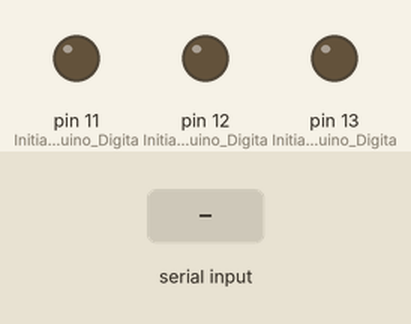
Simulated run of this sketch. Board: Arduino Uno, built with avr-gcc and run on an emulated ATmega328P. Parts: output pins drawn as LEDs (lit = HIGH). Inputs (shaded band) come from the test bench. What the sketch prints to the serial monitor is not drawn.

Above: at 1.2 s.
1.3 s: "1\n" received over Serial
At 1.7 s:
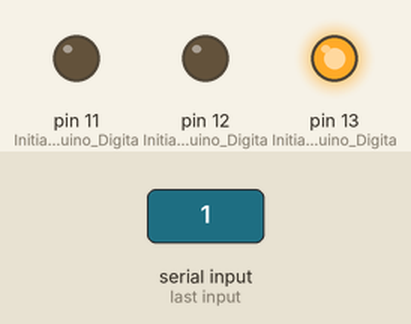
2.8 s: "2\n" received over Serial
At 4.0 s:
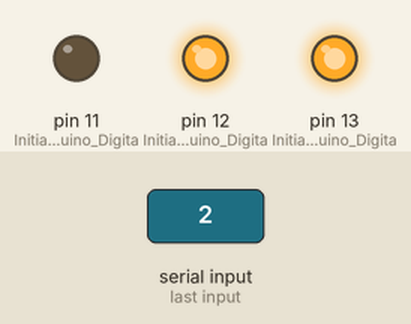
4.3 s: "1\n" received over Serial
At 5.2 s:
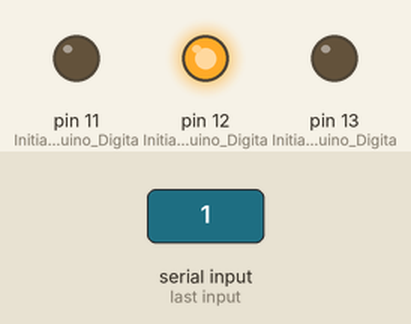
Timing chart, 0 to 7.3 s (numbered marks = the images above; inputs shaded):
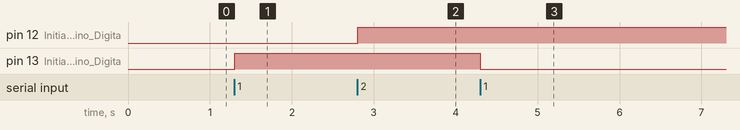

Measured:
- after the input at 1.3 s, pin 13 (Initialize_Arduino_Digita): LOW → HIGH at once
- after the input at 2.8 s, pin 12 (Initialize_Arduino_Digita): LOW → HIGH at once
- after the input at 4.3 s, pin 13 (Initialize_Arduino_Digita): HIGH → LOW at once

The sketch:

led_client.ino
```cpp
//Running LED display: Three LEDs connected to Digital Pin 9, 10 and 11.

int led_read = 0;

void setup()
{
  pinMode(13, OUTPUT);        // Initialize Arduino Digital Pins 9 as output
  pinMode(12, OUTPUT);       // Initialize Arduino Digital Pins 10 as output
  pinMode(11, OUTPUT);       // Initialize Arduino Digital Pins 11 as output
  Serial.begin(9600);
}


void loop()
{
  led_read = Serial.parseInt();
  if (led_read == 1){
    digitalWrite(13, !digitalRead(13));
    Serial.print(digitalRead(13));
  }
  if (led_read == 2){
    digitalWrite(12, !digitalRead(12));
    Serial.print(digitalRead(12));
  }
  delay(250);

}
```
